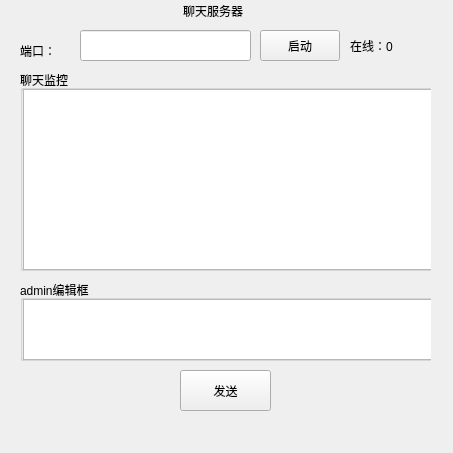
<?xml version="1.0" encoding="UTF-8"?>
<ui version="4.0">
 <class>Widget</class>
 <widget class="QWidget" name="Widget">
  <property name="geometry">
   <rect>
    <x>0</x>
    <y>0</y>
    <width>453</width>
    <height>453</height>
   </rect>
  </property>
  <property name="minimumSize">
   <size>
    <width>453</width>
    <height>453</height>
   </size>
  </property>
  <property name="maximumSize">
   <size>
    <width>453</width>
    <height>453</height>
   </size>
  </property>
  <property name="windowTitle">
   <string>Widget</string>
  </property>
  <widget class="QPushButton" name="startBtn">
   <property name="geometry">
    <rect>
     <x>260</x>
     <y>30</y>
     <width>80</width>
     <height>31</height>
    </rect>
   </property>
   <property name="text">
    <string>启动</string>
   </property>
  </widget>
  <widget class="QLabel" name="label">
   <property name="geometry">
    <rect>
     <x>20</x>
     <y>40</y>
     <width>54</width>
     <height>21</height>
    </rect>
   </property>
   <property name="text">
    <string>端口：</string>
   </property>
  </widget>
  <widget class="QGroupBox" name="chatBox">
   <property name="geometry">
    <rect>
     <x>20</x>
     <y>70</y>
     <width>411</width>
     <height>201</height>
    </rect>
   </property>
   <property name="title">
    <string>聊天监控</string>
   </property>
   <widget class="QTextEdit" name="chatEdit">
    <property name="geometry">
     <rect>
      <x>3</x>
      <y>19</y>
      <width>411</width>
      <height>181</height>
     </rect>
    </property>
   </widget>
  </widget>
  <widget class="QGroupBox" name="editBox">
   <property name="geometry">
    <rect>
     <x>20</x>
     <y>280</y>
     <width>411</width>
     <height>81</height>
    </rect>
   </property>
   <property name="title">
    <string>admin编辑框</string>
   </property>
   <widget class="QTextEdit" name="adminEdit">
    <property name="geometry">
     <rect>
      <x>3</x>
      <y>19</y>
      <width>411</width>
      <height>61</height>
     </rect>
    </property>
   </widget>
  </widget>
  <widget class="QPushButton" name="sendBtn">
   <property name="geometry">
    <rect>
     <x>180</x>
     <y>370</y>
     <width>91</width>
     <height>41</height>
    </rect>
   </property>
   <property name="text">
    <string>发送</string>
   </property>
  </widget>
  <widget class="QLineEdit" name="portLine">
   <property name="geometry">
    <rect>
     <x>80</x>
     <y>30</y>
     <width>171</width>
     <height>31</height>
    </rect>
   </property>
  </widget>
  <widget class="QLabel" name="titlelabel">
   <property name="geometry">
    <rect>
     <x>183</x>
     <y>0</y>
     <width>91</width>
     <height>21</height>
    </rect>
   </property>
   <property name="text">
    <string>聊天服务器</string>
   </property>
  </widget>
  <widget class="QLabel" name="onlinelabel">
   <property name="geometry">
    <rect>
     <x>350</x>
     <y>30</y>
     <width>71</width>
     <height>31</height>
    </rect>
   </property>
   <property name="text">
    <string>在线：0</string>
   </property>
  </widget>
 </widget>
 <resources/>
 <connections/>
</ui>
